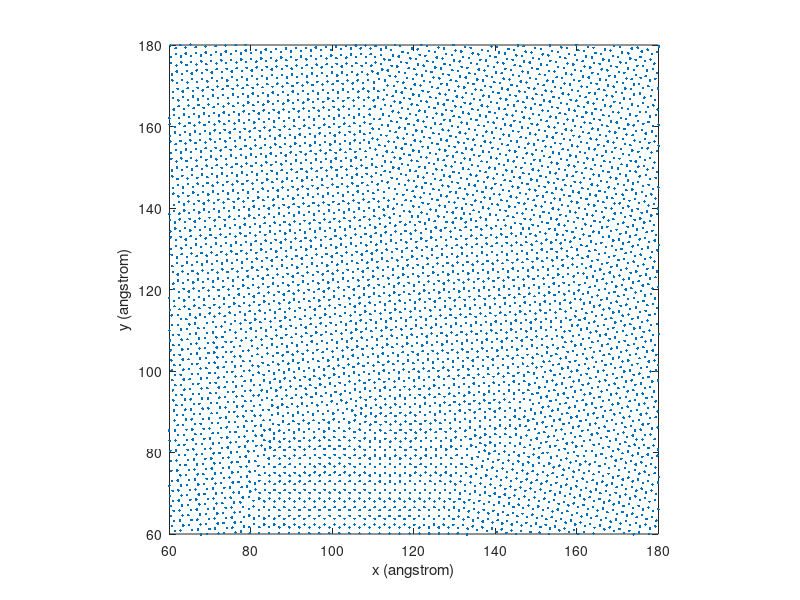

MATLAB code for this plot:
clear;close all;
fid=fopen("xy.txt");
N=sscanf(fgetl(fid),'%d');
xy=zeros(N,2);
for n=1:N
    xy(n,:)=sscanf(fgetl(fid),'%f',[1,2]);
end
figure;
plot(xy(:,1),xy(:,2),'.');
axis equal;
xlim([60,180]);
ylim([60,180]);
xlabel('x (angstrom)');
ylabel('y (angstrom)');
